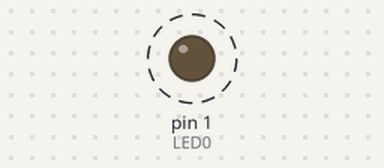
Simulated run of this sketch. Board: Arduino Uno, built with avr-gcc and run on an emulated ATmega328P. On the bench: output pins drawn as LEDs (lit = HIGH). Dashed ring = blinking.

Above: at 0.5 s.
Timing chart, 0 to 4.6 s (numbered marks = the images above):
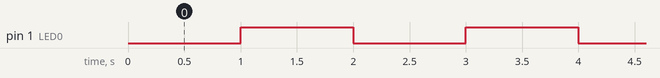

Measured:
- by itself, pin 1 (LED0): alternates HIGH for 1.0 s and LOW for 1.0 s

The sketch:

erstes_scipt.ino
```cpp
#define LED0 1

void setup() {
  // put your setup code here, to run once:
  pinMode(LED0, OUTPUT);
}

void loop() {
  // put your main code here, to run repeatedly:
  digitalWrite(LED0,0);
  delay(1000);
  digitalWrite(LED0,1);
  delay(1000);
}
```
